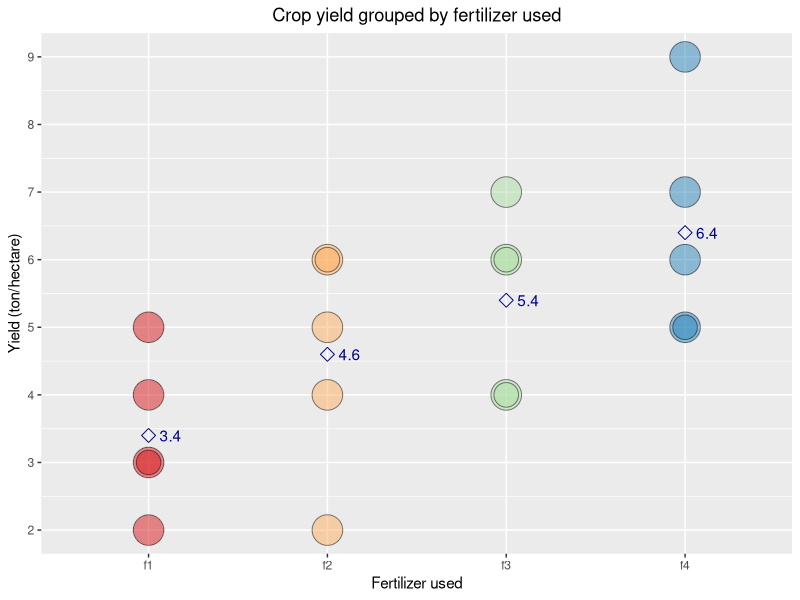

Generate this figure with R:
## ---- chunk 1
knitr::opts_chunk$set(echo = TRUE)
library(ggplot2)
library(tidyr)
library(dplyr)
library(RColorBrewer)
library(multcomp)
## ---- chunk 2
df_long <- read.csv('./yield_data.csv',header = FALSE)
colnames(df_long) <- c("Fertilizer","Yield","plot_size")
## ---- chunk 3
# Part A - Draw me a pretty graph
# Box-plot
ggplot(data=df_long, aes(x=Fertilizer, y=Yield))+
  geom_point(data=df_long,pch=21,alpha=0.5,aes(bg=Fertilizer, size=plot_size))+
  scale_size_continuous(range = c(10,8))+
  ggtitle("Crop yield grouped by fertilizer used")+
  xlab("Fertilizer used")+
  ylab("Yield (ton/hectare)")+
  scale_fill_brewer(palette="Spectral")+
  stat_summary(fun.y = mean,
               colour="darkblue",
               geom = "point",
               shape = 5,
               size = 3,
               show.legend = TRUE) +
  stat_summary(fun.y = mean,
               colour = "darkblue",
               geom = "text",
               show.legend = FALSE,
               hjust = -0.5,
               aes(label = round(..y.., digits = 3)))+
  theme(legend.position = "none",
        plot.title =element_text(hjust = 0.5))+
  scale_y_continuous(breaks=seq(0, 9, 1))
